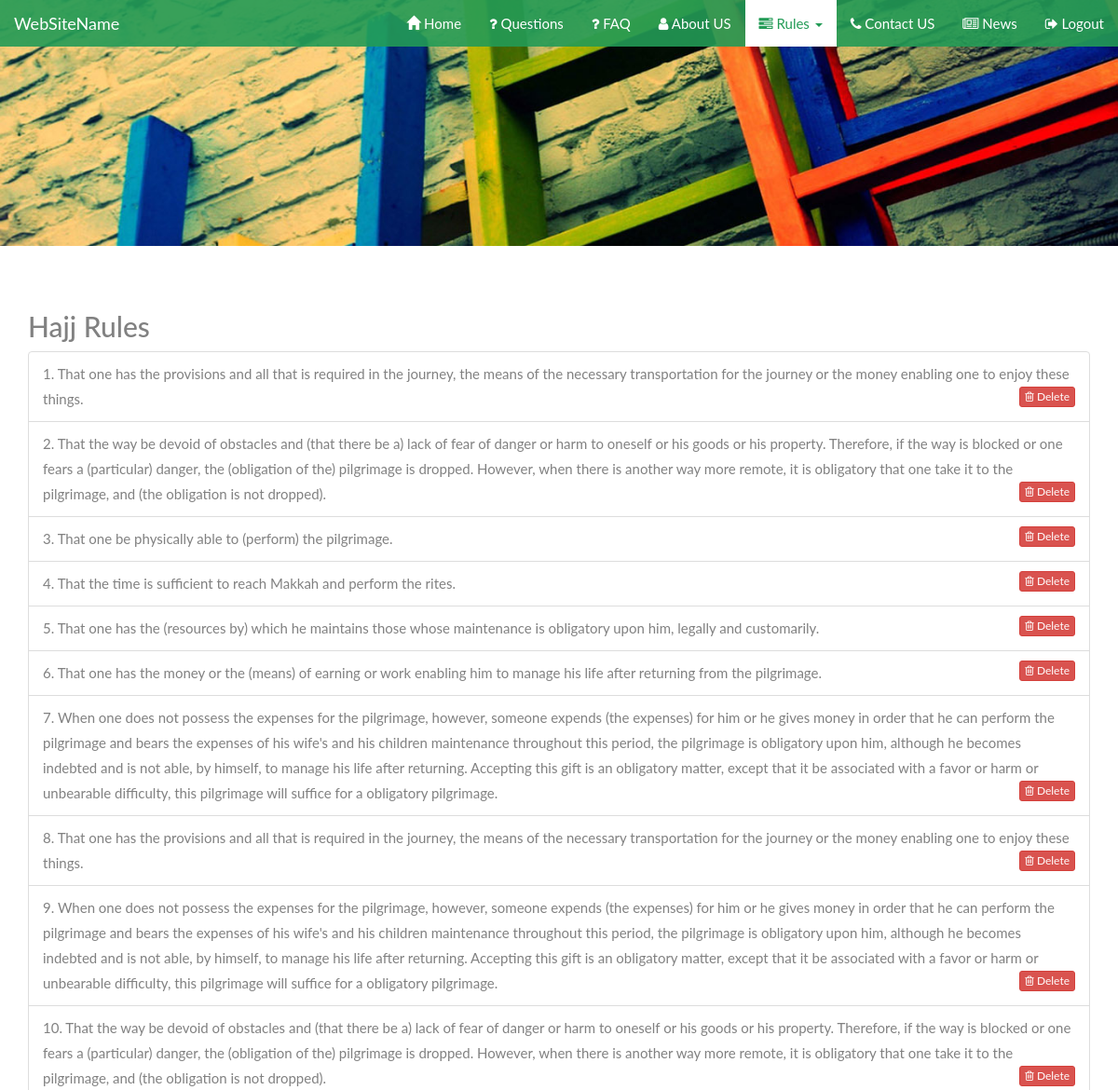
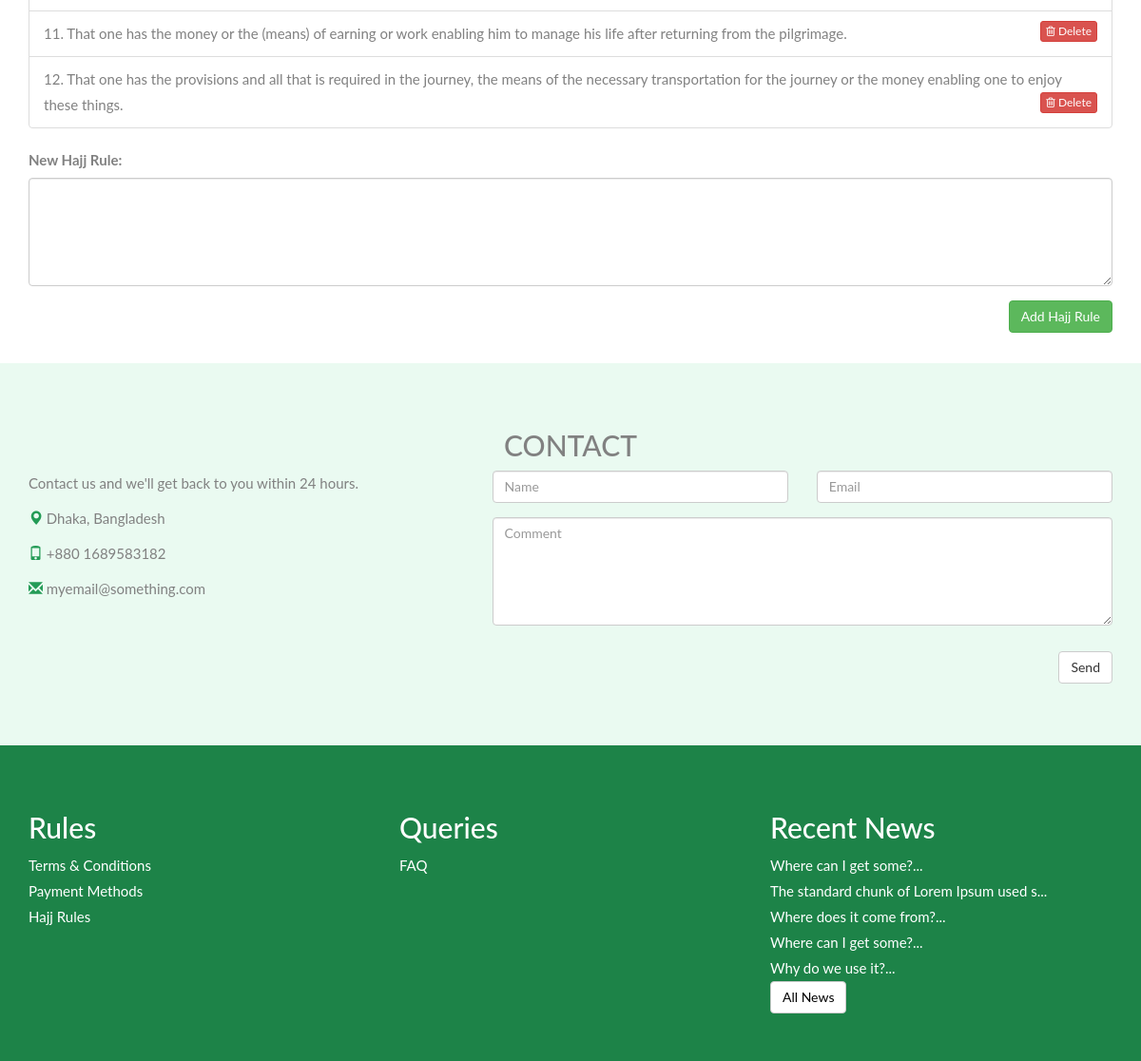
Screenshot of /Admin/hajjRules.php (signed in) with the database file from the repository (2 pictures, top to bottom).
### tables this page shows
CREATE TABLE `hajj_rules` (
  `id` int(11) NOT NULL,
  `rules` text
);

CREATE TABLE `recent_news` (
  `id` int(11) NOT NULL,
  `heading` text,
  `body` text
);

### public_html/Admin/hajjRules.php (the view, shortened to what this page needs)
<?php include_once("dbConnector.php"); ?>
<?php
	$selectRules = "SELECT id,rules FROM hajj_rules";
	$result = mysqli_query($connection,$selectRules);
?>
<!doctype html>
<html>
<head>
<link rel="stylesheet" href="https://maxcdn.bootstrapcdn.com/bootstrap/3.3.7/css/bootstrap.min.css">
<link rel="stylesheet" href="https://cdnjs.cloudflare.com/ajax/libs/font-awesome/4.7.0/css/font-awesome.min.css">
<link rel="stylesheet" type="text/css" href="css/header.css">
<link rel="stylesheet" type="text/css" href="css/footer.css">
</head>
<body>
<?php include_once("header.php"); ?>
<div class="content">
    <div class="container rules">
      <h2>Hajj Rules</h2>
      <ul class="list-group">
      	<?php while($row = mysqli_fetch_assoc($result)) { ?>
            <li class="list-group-item">
                <?php echo nl2br($row["rules"]); ?>
                <button class="btn btn-danger btn-xs pull-right" onClick="deleteRules(<?php echo $row['id']; ?>)">
                    <i class="fa fa-trash-o" aria-hidden="true" style="color:white;"></i> Delete
                </button>
            </li>
        <?php } ?>
      </ul>
        <form action="hajjRules.php" method="post">
            <div class="form-group">
              <label for="comment">New Hajj Rule:</label>
              <textarea name="rules" class="form-control" rows="5" id="comment"></textarea>
            </div>
            <button type="submit" class="btn btn-success pull-right">Add Hajj Rule</button>
        </form>
    </div>
    <?php include_once("contact.php"); ?>
    <?php include_once("footer.php"); ?>
</div>
</body>
</html>

### public_html/Admin/footer.php
<?php
	$SelectNews5 = "SELECT id,heading FROM recent_news ORDER BY id DESC LIMIT 5";
	$ResultNews5 = mysqli_query($connection,$SelectNews5);
?>
<div class="footer" id="newsId">
    <div class="container">
        <div class="row">
            <div class="col-md-4">
                <h2>Rules</h2>
                <a href="terms&Conditions.php">Terms & Conditions</a><br/>
                <a href="paymentMethods.php">Payment Methods</a><br/>
                <a href="hajjRules.php">Hajj Rules</a><br/>
            </div>
            <div class="col-md-4">
                <h2>Queries</h2>
                <a href="faq.php">FAQ</a><br/>
            </div>
            <div class="col-md-4">
                <h2>Recent News</h2>
                <?php while($RowNews5 = mysqli_fetch_assoc($ResultNews5)) { ?>
                <a href="fullNews.php?newsId=<?php echo $RowNews5['id']; ?>"><?php echo substr($RowNews5["heading"],0,40) . "..."; ?></a> <br/>
                <?php }?>
                <a style="color:black;" class="btn btn-default" href="newsList.php">All News</a>
            </div>
        </div>
    </div>
</div>

### public_html/Admin/css/header.css (style rules this page uses)
body { font: 400 15px Lato, sans-serif; line-height: 1.8; color: #818181; }
span, i { color:#239B56; }

### public_html/Admin/css/footer.css (style rules this page uses)
.footer { background-color:#1D8348; padding:50px 0px; color:white; }
.footer a { color:#fff; }

### public_html/Admin/hajjRules.php (style rules this page uses)
body { font: 400 15px Lato, sans-serif; line-height: 1.8; color: #818181; counter-reset:section; }
li.list-group-item::before { counter-increment:section; content:counter(section) ". "; }
.content { position:relative; top:50px; }
.rules { padding-bottom:32px; }

### rows the page displays
hajj_rules: rules "That one has the provisions and all that is required in the journey, the means of the necessary transportation for the journey or the money enabling one to enjoy these things."
hajj_rules: rules "That the way be devoid of obstacles and (that there be a) lack of fear of danger or harm to oneself or his goods or his property. Therefore, if the way is blocked or one fears a (particular) danger, the (obligation of the) pilgrimage is dropped. However, when there is another way more remote, it is obligatory that one take it to the pilgrimage, and (the obligation is not dropped)."
hajj_rules: rules "That one be physically able to (perform) the pilgrimage."
hajj_rules: rules "That the time is sufficient to reach Makkah and perform the rites."
hajj_rules: rules "That one has the (resources by) which he maintains those whose maintenance is obligatory upon him, legally and customarily."
hajj_rules: rules "That one has the money or the (means) of earning or work enabling him to manage his life after returning from the pilgrimage."
hajj_rules: rules "When one does not possess the expenses for the pilgrimage, however, someone expends (the expenses) for him or he gives money in order that he can perform the pilgrimage and bears the expenses of his wife's and his children maintenance throughout this period, the pilgrimage is obligatory upon him, although he becomes indebted and is not able, by himself, to manage his life after returning. Accepting this gift is an obligatory matter, except that it be associated with a favor or harm or unbearable difficulty, this pilgrimage will suffice for a obligatory pilgrimage."
hajj_rules: rules "That one has the provisions and all that is required in the journey, the means of the necessary transportation for the journey or the money enabling one to enjoy these things."
hajj_rules: rules "When one does not possess the expenses for the pilgrimage, however, someone expends (the expenses) for him or he gives money in order that he can perform the pilgrimage and bears the expenses of his wife's and his children maintenance throughout this period, the pilgrimage is obligatory upon him, although he becomes indebted and is not able, by himself, to manage his life after returning. Accepting this gift is an obligatory matter, except that it be associated with a favor or harm or unbearable difficulty, this pilgrimage will suffice for a obligatory pilgrimage."
hajj_rules: rules "That the way be devoid of obstacles and (that there be a) lack of fear of danger or harm to oneself or his goods or his property. Therefore, if the way is blocked or one fears a (particular) danger, the (obligation of the) pilgrimage is dropped. However, when there is another way more remote, it is obligatory that one take it to the pilgrimage, and (the obligation is not dropped)."
hajj_rules: rules "That one has the money or the (means) of earning or work enabling him to manage his life after returning from the pilgrimage."
hajj_rules: rules "That one has the provisions and all that is required in the journey, the means of the necessary transportation for the journey or the money enabling one to enjoy these things."
recent_news: heading "Where can I get some?"
recent_news: heading "The standard chunk of Lorem Ipsum used s"
recent_news: heading "Where does it come from?"
recent_news: heading "Where can I get some?"
recent_news: heading "Why do we use it?"
